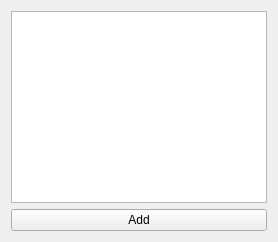
<?xml version="1.0" encoding="UTF-8"?>
<ui version="4.0">
 <class>StockSidebar</class>
 <widget class="QWidget" name="StockSidebar">
  <property name="windowTitle">
   <string>Sidebar</string>
  </property>
  <layout class="QVBoxLayout" name="verticalLayout">
   <item>
    <widget class="QListWidget" name="listSymbols"/>
   </item>
   <item>
    <widget class="QPushButton" name="btnAdd">
     <property name="text">
      <string>Add</string>
     </property>
    </widget>
   </item>
  </layout>
 </widget>
 <resources/>
 <connections/>
 </ui>
